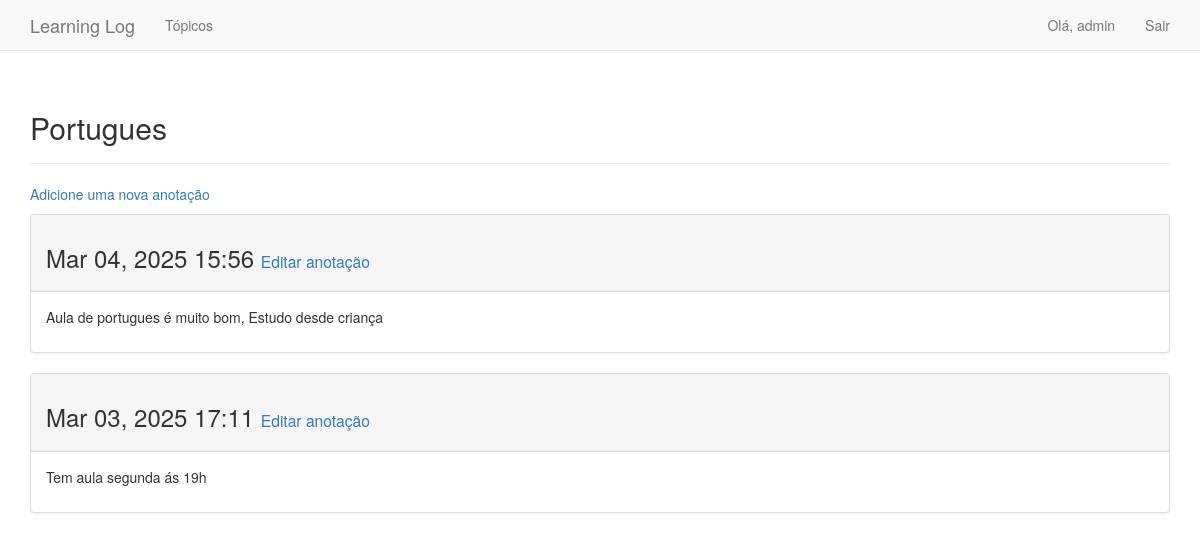
Screenshot of /topics/6/ (signed in) with the database file from the repository.
### learning_logs/models.py (models this page shows, shortened)
class Topic(models.Model):
    text =  models.CharField(max_length=200)
    date_added = models.DateTimeField(auto_now_add=True)
    owern = models.ForeignKey(User, on_delete=models.CASCADE)
    def __str__(self):
        return self.text

class Entry(models.Model):
    topic = models.ForeignKey(Topic, on_delete=models.CASCADE)
    text = models.TextField()
    date_added = models.DateTimeField(auto_now_add=True)
    class Meta:
        verbose_name_plural = 'entries'

### learning_logs/views.py (the view)
# urls.py: path('topics/<topic_id>/', views.topic, name='topic'),
@login_required
def topic(request, topic_id):
    topic = Topic.objects.get(id = topic_id)
    if topic.owern != request.user:
        raise Http404
    entries = topic.entry_set.order_by('-date_added')
    context = {'topic': topic, 'entries': entries}
    return render(request, 'learning_logs/topic.html', context)

### learning_logs/templates/learning_logs/topic.html
{% extends "learning_logs/base.html" %}
{% block header %}
    <h2>{{ topic }}</h2>
{% endblock header %}
{% block content %}
    <p>
        <a href="{% url 'new_entry' topic.id  %}">Adicione uma nova anotação</a>
    </p>
        {% for entry in entries %}
            <div class="panel panel-default">
                <div class="panel-heading">
                    <h3>
                        <time datetime="{{ entry.date_added|date:'Y-m-d\TH:i' }}">
                            {{ entry.date_added|date:"M d, Y H:i" }}
                        <small>
                            <a href="{% url 'edit_entry' entry.id %}">Editar anotação</a>
                        </small>
                    </h3>
                </div>
                <div class="panel-body">
                   {{ entry.text | linebreaks }}
                </div>
            </div>
        {% empty %}
            Não há registro!
        {% endfor %}
{% endblock content %}

### learning_logs/templates/learning_logs/base.html (shortened to what this page needs)
{% load bootstrap3 %}
<!DOCTYPE html>
<html lang="pt-br">
    <head>
        {% bootstrap_css %}
    </head>
    <body>
        <nav class="navbar navbar-default navbar-static-top">
            <div class="container">
                <div class="navbar-header">
                    <a class="navbar-brand" href="{% url 'index' %}">Learning Log</a>
                </div>
                <div id="navbar" class="collapse navbar-collapse" >
                    <ul class="nav navbar-nav">
                        <li><a href="{% url 'topics' %}">Tópicos</a></li>
                    </ul>
                    <ul class="nav navbar-nav navbar-right">
                    {% if user.is_authenticated %}
                        <li><a>Olá, {{ user.username }}</a></li>
                        <li><a href="{% url 'logout' %}">Sair</a></li>
                    {% else %}
                        <li><a href="{% url 'register' %}">Registrar</a></li>
                        <li><a href="{% url 'login' %}">Entrar</a></li>
                    {% endif %}
                    </ul>
                </div>
            </div>
        </nav>
        <div class="container">
            <div class="page-header">
                {% block header %}{% endblock header %}
            </div>
            <div>
                {% block content %}{% endblock content %}
            </div>
        </div>
    </body>
</html>

### rows the page displays
Topic: text "Portugues"
Entry: date_added "Mar 04, 2025 15:56", text "Aula de portugues é muito bom, Estudo desde criança"
Entry: date_added "Mar 03, 2025 17:11", text "Tem aula segunda ás 19h"

### other values shown
{{ user.username }} "admin"
